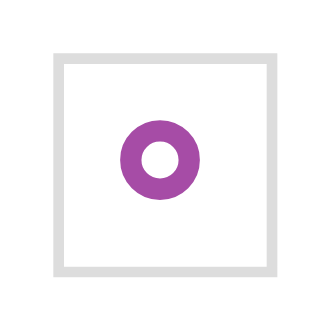

Express this chart as Vega-Lite.
### Vega specification from a JSON file in a GitHub repository (floating-point values rounded to 4 significant figures)
{"$schema": "https://vega.github.io/schema/vega/v5.json", "autosize": "pad", "padding": 5, "width": 20, "height": 20, "style": "cell", "data": [{"name": "source_0", "values": [{"a": 2}]}], "marks": [{"name": "marks", "type": "symbol", "style": ["point"], "from": {"data": "source_0"}, "encode": {"update": {"opacity": {"value": 0.7}, "fill": {"value": "transparent"}, "stroke": {"value": "purple"}, "x": {"signal": "width", "mult": 0.5}, "y": {"signal": "height", "mult": 0.5}}}}], "config": {"axisY": {"minExtent": 30}}}
